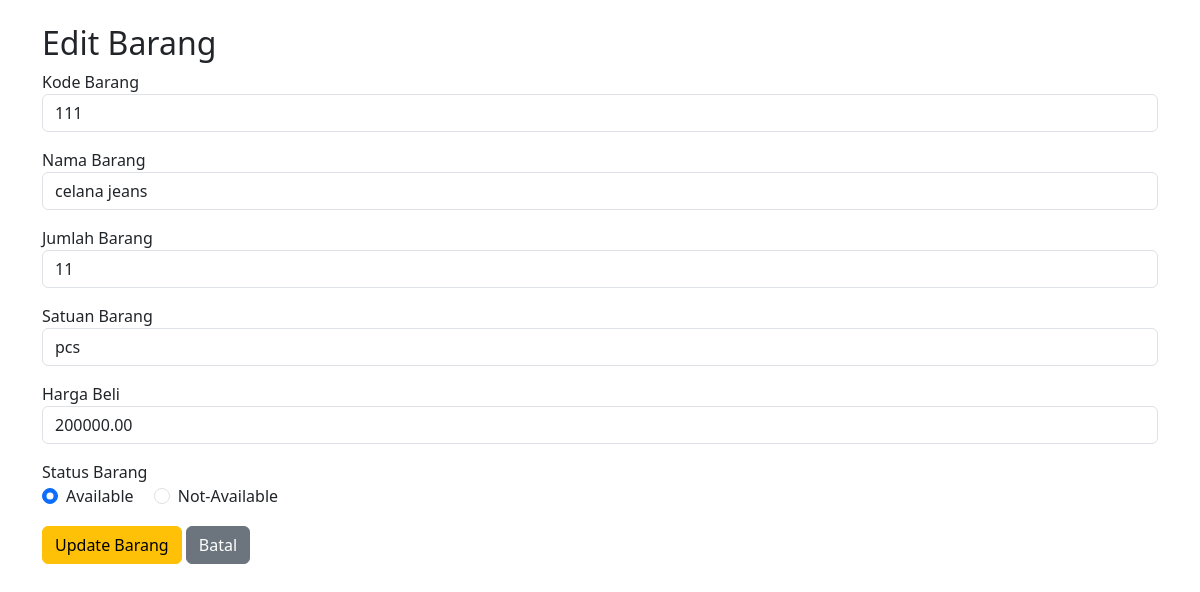
The app's page /edit.php?id=2 (signed in) with its own data.
### tables this page shows
CREATE TABLE `tb_inventory` (
  `id_barang` int(10) NOT NULL,
  `kode_barang` varchar(20) NOT NULL,
  `nama_barang` varchar(50) NOT NULL,
  `jumlah_barang` int(10) DEFAULT 0,
  `satuan_barang` enum('kg','pcs','liter','meter','unit') NOT NULL,
  `harga_beli` double(20,2) DEFAULT NULL,
  `status_barang` tinyint(1) DEFAULT 0,
  `created_at` timestamp NOT NULL DEFAULT current_timestamp(),
  `updated_at` timestamp NOT NULL DEFAULT current_timestamp() ON UPDATE current_timestamp()
);

### edit.php (the view, shortened to what this page needs)
<?php
include 'config/connect.php';
$id = $_GET['id'];
$query = $koneksi->query("SELECT * FROM tb_inventory WHERE id_barang = $id");
$barang = $query->fetch_assoc();
?>
<!DOCTYPE html>
<html>
<head>
    <link rel="stylesheet" href="https://cdn.jsdelivr.net/npm/bootstrap@5.3.0/dist/css/bootstrap.min.css">
</head>
<body class="container py-4">
    <h2>Edit Barang</h2>
    <form method="POST">
        <div class="mb-3">
            <label>Kode Barang</label>
            <input type="text" name="kode_barang" class="form-control" value="<?= $barang['kode_barang'] ?>" required>
        </div>
        <div class="mb-3">
            <label>Nama Barang</label>
            <input type="text" name="nama_barang" class="form-control" value="<?= $barang['nama_barang'] ?>" required>
        </div>
        <div class="mb-3">
            <label>Jumlah Barang</label>
            <input type="number" name="jumlah_barang" class="form-control" value="<?= $barang['jumlah_barang'] ?>" required>
        </div>
        <div class="mb-3">
            <label>Satuan Barang</label>
            <select name="satuan_barang" class="form-control" required>
                <?php
                $satuan = ["pcs", "kg", "liter", "meter", "unit"];
                foreach ($satuan as $s) {
                    $selected = $barang['satuan_barang'] == $s ? 'selected' : '';
                    echo "<option value='$s' $selected>$s</option>";
                }
                ?>
            </select>
        </div>
        <div class="mb-3">
            <label>Harga Beli</label>
            <input type="number" step="0.01" name="harga_beli" class="form-control" value="<?= $barang['harga_beli'] ?>" required>
        </div>
        <div class="mb-3">
            <label>Status Barang</label><br>
            <div class="form-check form-check-inline">
                <input type="radio" name="status_barang" value="1" class="form-check-input" <?= $barang['status_barang'] ? 'checked' : '' ?>>
                <label class="form-check-label">Available</label>
            </div>
            <div class="form-check form-check-inline">
                <input type="radio" name="status_barang" value="0" class="form-check-input" <?= !$barang['status_barang'] ? 'checked' : '' ?>>
                <label class="form-check-label">Not-Available</label>
            </div>
        </div>
        <button type="submit" class="btn btn-warning">Update Barang</button>
        <a href="index.php" class="btn btn-secondary">Batal</a>
    </form>
</body>
</html>

### records on screen
tb_inventory: kode_barang "111", nama_barang "celana jeans", jumlah_barang "11", harga_beli "200000.00", status_barang "☑"

### other values on screen
form field satuan_barang "pcs"
